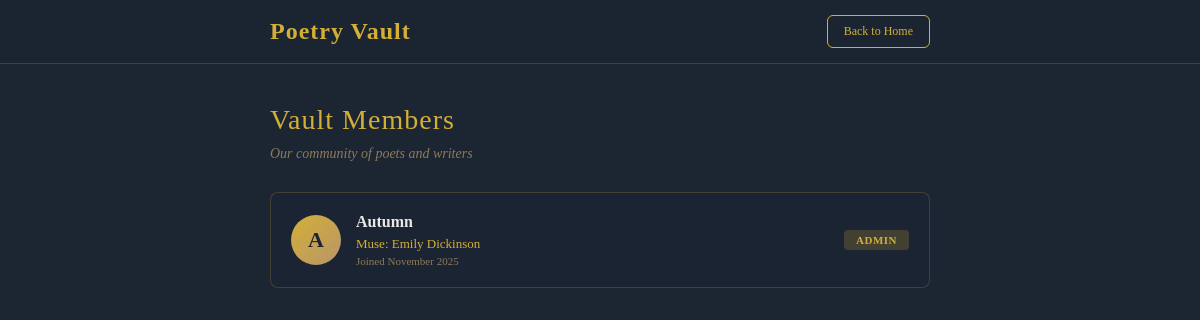
The page /users (signed in) on the database as committed earlier.
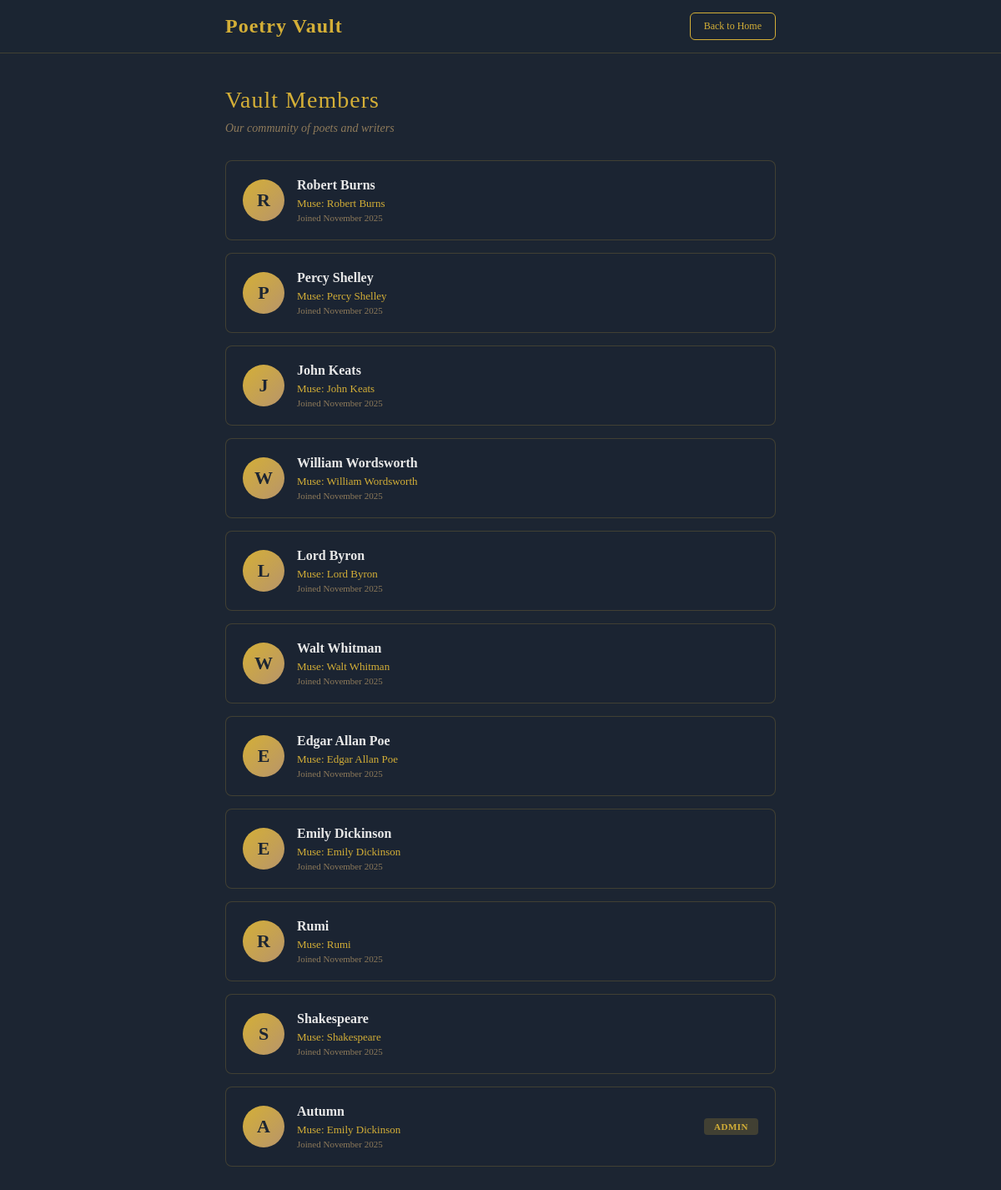
The same page on the database as committed later.
### models.py (models this page shows, shortened)
class User(UserMixin, db.Model):
    __tablename__ = 'users'
    id = db.Column(db.Integer, primary_key=True)
    username = db.Column(db.String(80), unique=True, nullable=False)
    email = db.Column(db.String(120), unique=True, nullable=False)
    password_hash = db.Column(db.String(255), nullable=False)
    age = db.Column(db.Integer, nullable=True)
    favorite_poet = db.Column(db.String(100), nullable=True)
    is_admin = db.Column(db.Boolean, default=False)
    created_at = db.Column(db.DateTime, default=datetime.utcnow)
    poems = db.relationship('Poem', backref='author', lazy=True)
    comments = db.relationship('Comment', backref='author', lazy=True)
    saved_poems = db.relationship('SavedPoem', backref='user', lazy=True, cascade='all, delete-orphan')
    likes = db.relationship('Like', backref='user', lazy=True, cascade='all, delete-orphan')
    notifications = db.relationship('Notification', backref='user', lazy=True, cascade='all, delete-orphan')

### app.py (the view)
    @app.route('/users')
    @login_required
    def users():
        all_users = User.query.order_by(User.created_at.desc()).all()
        return render_template('users.html', users=all_users)

### templates/users.html (shortened to what this page needs)
<!DOCTYPE html>
<html>
<head>
</head>
<body>
    <nav class="navbar">
        <div class="nav-container">
            <a href="/home" class="logo">Poetry Vault</a>
            <a href="/home" class="btn-back">Back to Home</a>
        </div>
    </nav>
    <div class="container">
        <h1>Vault Members</h1>
        <p class="subtitle">Our community of poets and writers</p>
        {% for user in users %}
        <div class="user-card">
            <div class="avatar">{{ user.username[0].upper() }}</div>
            <div class="user-info">
                <strong>{{ user.username }}</strong>
                <div class="poet">Muse: {{ user.favorite_poet }}</div>
                <div class="joined">Joined {{ user.created_at.strftime('%B %Y') }}</div>
            </div>
            {% if user.is_admin %}
            <div class="admin-badge">Admin</div>
            {% endif %}
        </div>
        {% endfor %}
    </div>
</body>
</html>

### templates/users.html (style rules this page uses)
* { margin: 0; padding: 0; box-sizing: border-box; }
body { font-family: 'Georgia', 'Times New Roman', serif; background: #1c2532; min-height: 100vh; color: #e8e8e8; }
.navbar { background: rgba(28, 37, 50, 0.95); border-bottom: 1px solid rgba(212, 175, 55, 0.2); padding: 15px 0; position: sticky; top: 0; z-index: 100; }
.nav-container { max-width: 700px; margin: 0 auto; padding: 0 20px; display: flex; justify-content: space-between; align-items: center; }
.logo { font-size: 24px; color: #d4af37; font-weight: 600; letter-spacing: 1px; text-decoration: none; }
.btn-back { padding: 8px 16px; background: transparent; color: #d4af37; border: 1px solid #d4af37; border-radius: 6px; text-decoration: none; font-size: 12px; font-weight: 500; }
.container { max-width: 700px; margin: 40px auto; padding: 0 20px; }
h1 { color: #d4af37; font-size: 28px; margin-bottom: 10px; font-weight: normal; letter-spacing: 1px; }
.subtitle { color: #8e7a5a; font-size: 14px; margin-bottom: 30px; font-style: italic; }
.user-card { background: rgba(28, 37, 50, 0.8); border: 1px solid rgba(212, 175, 55, 0.2); border-radius: 8px; padding: 20px; margin-bottom: 15px; display: flex; align-items: center; gap: 15px; transition: border-color 0.2s; }
.avatar { width: 50px; height: 50px; border-radius: 50%; background: linear-gradient(135deg, #d4af37 0%, #b8956a 100%); display: flex; align-items: center; justify-content: center; color: #1c2532; font-weight: bold; font-size: 22px; flex-shrink: 0; }
.user-info { flex: 1; }
.user-info strong { color: #e8e8e8; font-size: 16px; display: block; font-weight: 600; margin-bottom: 5px; }
.user-info .poet { color: #d4af37; font-size: 13px; margin-bottom: 3px; }
.user-info .joined { color: #8e7a5a; font-size: 11px; }
.admin-badge { background: rgba(212, 175, 55, 0.2); color: #d4af37; padding: 4px 12px; border-radius: 4px; font-size: 11px; font-weight: 600; letter-spacing: 0.5px; text-transform: uppercase; }

Rows that differ between the two databases and show on the page:
added User: username "R", username "Robert Burns", favorite_poet "Robert Burns", created_at "November 2025"
added User: username "P", username "Percy Shelley", favorite_poet "Percy Shelley", created_at "November 2025"
added User: username "J", username "John Keats", favorite_poet "John Keats", created_at "November 2025"
added User: username "W", username "William Wordsworth", favorite_poet "William Wordsworth", created_at "November 2025"
added User: username "L", username "Lord Byron", favorite_poet "Lord Byron", created_at "November 2025"
added User: username "W", username "Walt Whitman", favorite_poet "Walt Whitman", created_at "November 2025"
added User: username "E", username "Edgar Allan Poe", favorite_poet "Edgar Allan Poe", created_at "November 2025"
added User: username "E", username "Emily Dickinson", favorite_poet "Emily Dickinson", created_at "November 2025"
added User: username "R", username "Rumi", favorite_poet "Rumi", created_at "November 2025"
added User: username "S", username "Shakespeare", favorite_poet "Shakespeare", created_at "November 2025"
